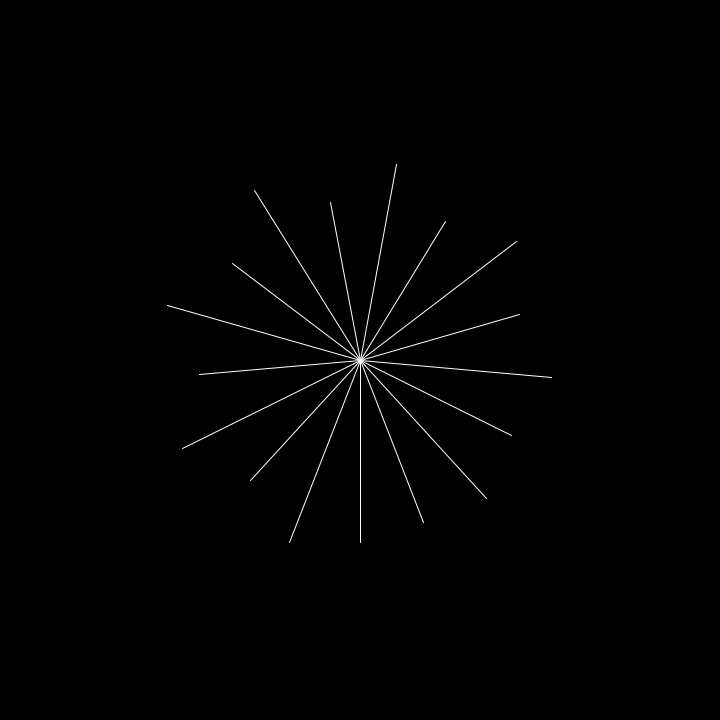
Frame 1 (no input)
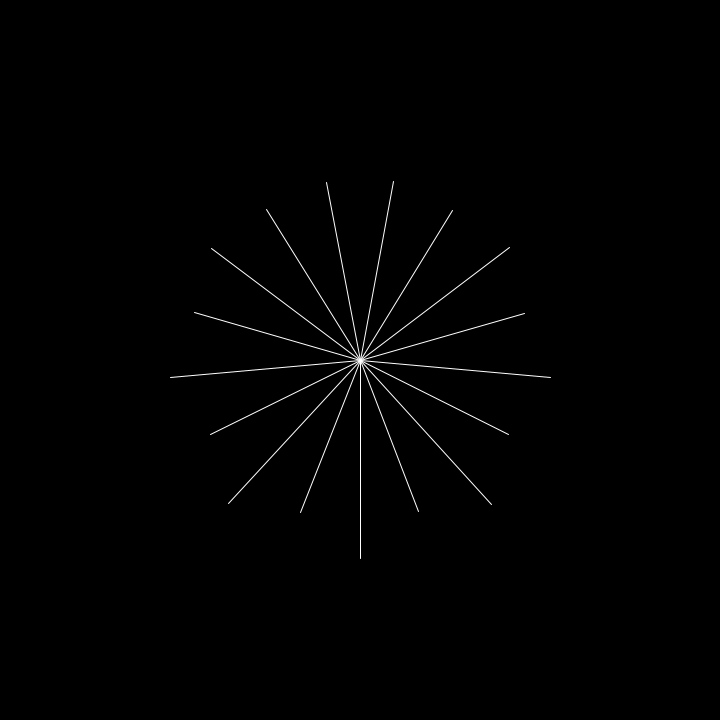
Frame 60 (the mouse pressed at the canvas centre just before this capture)
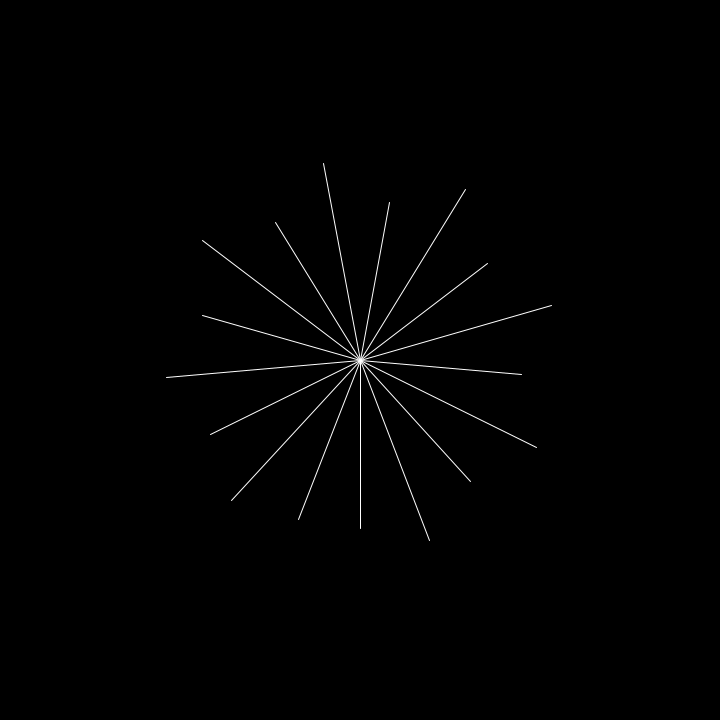
Frame 120 (the mouse held since frame 60 and released just before this capture)

The Processing sketch that drew these frames (run headless with seeded random() and noise(); from frame 60 on, the mouse is pressed at the canvas centre):

// Processing sketch: emmmm
// ── emmmm.pde

/*
 在刚才多边形的基础上，
 极坐标里每一个定点对应的r，
 用sin正弦波和for迭代的i，millis() 制造不同
 */

void setup() {
  size(720, 720);
}

void draw() {
  background(0);

  int vertexCount = 17; //顶点数

  // 计算角度
  float degUnit = 360.0/vertexCount;

  float r = 200; //半径
  beginShape();
  for (int i = 0; i<vertexCount; i++ ) {

    float deg = i*degUnit; // 每个顶点所对的角度
    
    float rad = radians(deg);// 计算弧度

    float scale = map(sin(radians(millis()+i*1875)/10.), -1, 1, 0.8,1);

    float x = width/2+r*sin(rad)*scale;
    float y = height/2+r*cos(rad)*scale;
    
    stroke(255);
    line(x,y,width/2,height/2);
    
    vertex(x, y);
  }
  //endShape(CLOSE);
}
